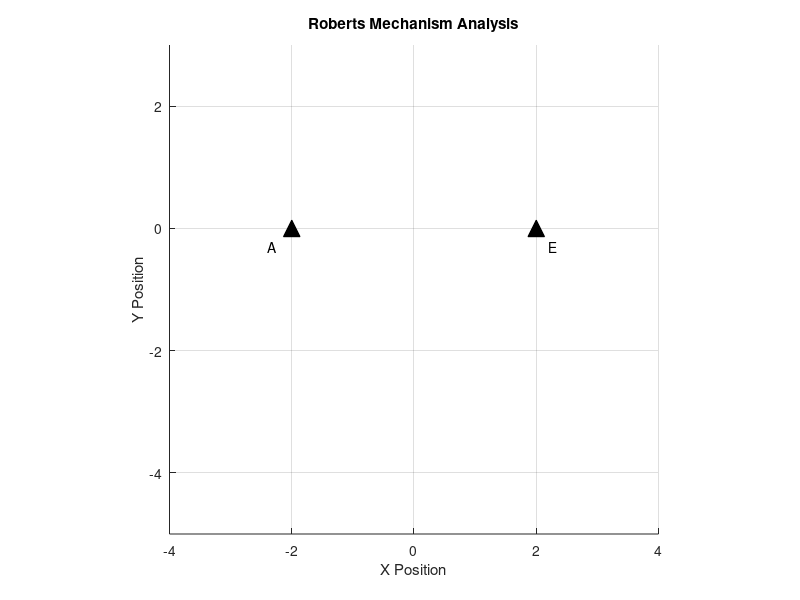

Write the MATLAB code that produced this figure. (Note: this script raises an error after producing the figure.)
clear; clc; close all;

% --- 1. กำหนดค่าคงที่ (Parameters) ---
L0 = 4; 
L1 = 2; 
L2 = 2; 
L3 = 2; 
L4 = 2.4; 
L5 = 2.4;

% จุดยึด Ground
A = [-L0/2, 0]; 
E = [L0/2, 0];

% --- 2. ตั้งค่ากราฟิก (Setup) ---
figure('Color', 'w', 'Name', 'Roberts Mechanism Simulation Display');
axis equal; grid on; hold on;

% กำหนดขอบเขตแกนที่นี่ครั้งเดียว
axis([-4 4 -5 3]); 
xlabel('X Position'); ylabel('Y Position');
title('Roberts Mechanism Analysis');

% วาดจุดยึด A, E
plot(A(1), A(2), 'k^', 'MarkerSize', 12, 'MarkerFaceColor', 'k');
plot(E(1), E(2), 'k^', 'MarkerSize', 12, 'MarkerFaceColor', 'k');
text(A(1)-0.4, A(2)-0.3, 'A');
text(E(1)+0.2, E(2)-0.3, 'E');

% เตรียมเส้นกราฟ
h_Link1  = plot(nan, nan, 'b-', 'LineWidth', 2); 
h_Link3  = plot(nan, nan, 'b-', 'LineWidth', 2); 
h_Link2  = plot(nan, nan, 'k-', 'LineWidth', 2); 
h_Tri    = plot(nan, nan, 'r-', 'LineWidth', 2); 
h_Joints = plot(nan, nan, 'ko', 'MarkerFaceColor', 'w', 'MarkerSize', 6);
h_PointC = plot(nan, nan, 'ro', 'MarkerFaceColor', 'r', 'MarkerSize', 8);
h_Trace  = plot(nan, nan, 'g--', 'LineWidth', 1.5);

% สร้างกล่องข้อความสำหรับแสดงผล (มุมบนซ้าย)
h_Text = text(-3.5, 2.5, '', ...
    'FontSize', 12, ...
    'FontName', 'Courier New', ... % ใช้ Font แบบ Fixed width ตัวเลขจะได้ไม่ดิ้น
    'BackgroundColor', 'w', ...    % พื้นหลังสีขาวจะได้อ่านง่าย
    'EdgeColor', 'k');             % ขอบสีดำ

% --- 3. เริ่ม Animation ---
t_range = linspace(deg2rad(28.9), deg2rad(75.5), 60); % เพิ่มจำนวนเฟรมให้นุ่มนวลขึ้น
theta_seq = [t_range, fliplr(t_range)]; 

% Preallocation
total_steps = length(theta_seq);
trace_x_data = nan(1, total_steps);
trace_y_data = nan(1, total_steps);
counter = 0;

disp('Starting Animation...');

for i = 1:total_steps
    th = theta_seq(i);

    % 1. หาพิกัด B
    Bx = A(1) + L1 * cos(th);
    By = A(2) + L1 * sin(th);

    % 2. หาพิกัด D
    [Dx_all, Dy_all] = my_circle_intersection(Bx, By, L2, E(1), E(2), L3);
    if isempty(Dx_all), continue; end
    [~, idx_D] = max(Dy_all);
    Dx = Dx_all(idx_D); Dy = Dy_all(idx_D);

    % 3. หาพิกัด C
    [Cx_all, Cy_all] = my_circle_intersection(Bx, By, L4, Dx, Dy, L5);
    if isempty(Cx_all), continue; end
    [~, idx_C] = min(Cy_all);
    Cx = Cx_all(idx_C); Cy = Cy_all(idx_C);

    % เก็บข้อมูล Trace
    counter = counter + 1;
    trace_x_data(counter) = Cx;
    trace_y_data(counter) = Cy;

    % --- 4. อัปเดตกราฟ ---
    set(h_Link1, 'XData', [A(1), Bx], 'YData', [A(2), By]);
    set(h_Link3, 'XData', [E(1), Dx], 'YData', [E(2), Dy]);
    set(h_Link2, 'XData', [Bx, Dx],   'YData', [By, Dy]);
    set(h_Tri,   'XData', [Bx, Cx, Dx, Bx], 'YData', [By, Cy, Dy, By]);
    set(h_Joints,'XData', [Bx, Dx], 'YData', [By, Dy]);
    set(h_PointC,'XData', Cx, 'YData', Cy);
    set(h_Trace, 'XData', trace_x_data(1:counter), 'YData', trace_y_data(1:counter));

    % แปลงมุมเป็นองศา (rad2deg)
    info_str = sprintf('Input Angle: %.2f deg\nTrace X:     %.4f', rad2deg(th), Cx);
    set(h_Text, 'String', info_str);

    drawnow;
    pause(0.05); 
end

disp('Animation Finished.');

% --- Helper Function ---
function [x_out, y_out] = my_circle_intersection(x1, y1, r1, x2, y2, r2)
    d2 = (x1 - x2)^2 + (y1 - y2)^2;
    d = sqrt(d2);
    if d > r1 + r2 || d < abs(r1 - r2) || d == 0
        x_out = []; y_out = []; return;
    end
    a = (r1^2 - r2^2 + d2) / (2 * d);
    h = sqrt(max(0, r1^2 - a^2));
    x0 = x1 + a * (x2 - x1) / d;
    y0 = y1 + a * (y2 - y1) / d;
    rx = -(y2 - y1) * (h / d);
    ry = -(x2 - x1) * (h / d);
    x_out = [x0 + rx, x0 - rx];
    y_out = [y0 - ry, y0 + ry];
end